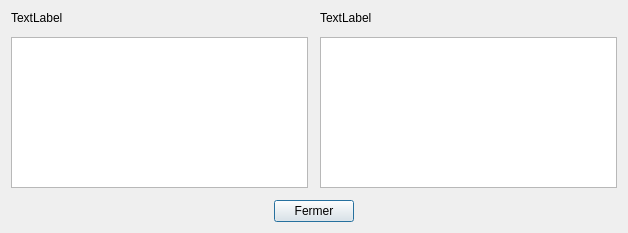
<?xml version="1.0" encoding="UTF-8"?>
<ui version="4.0">
 <class>MatchVolleyDialog</class>
 <widget class="QDialog" name="MatchVolleyDialog">
  <property name="geometry">
   <rect>
    <x>0</x>
    <y>0</y>
    <width>628</width>
    <height>233</height>
   </rect>
  </property>
  <property name="windowTitle">
   <string>Dialog</string>
  </property>
  <layout class="QVBoxLayout" name="verticalLayout">
   <property name="spacing">
    <number>12</number>
   </property>
   <item>
    <widget class="QWidget" name="widget_2" native="true">
     <layout class="QHBoxLayout" name="horizontalLayout_2">
      <property name="spacing">
       <number>12</number>
      </property>
      <property name="leftMargin">
       <number>0</number>
      </property>
      <property name="topMargin">
       <number>0</number>
      </property>
      <property name="rightMargin">
       <number>0</number>
      </property>
      <property name="bottomMargin">
       <number>0</number>
      </property>
      <item>
       <widget class="QWidget" name="widget_3" native="true">
        <layout class="QVBoxLayout" name="verticalLayout_2">
         <property name="spacing">
          <number>12</number>
         </property>
         <property name="leftMargin">
          <number>0</number>
         </property>
         <property name="topMargin">
          <number>0</number>
         </property>
         <property name="rightMargin">
          <number>0</number>
         </property>
         <property name="bottomMargin">
          <number>0</number>
         </property>
         <item>
          <widget class="QLabel" name="label0">
           <property name="text">
            <string>TextLabel</string>
           </property>
          </widget>
         </item>
         <item>
          <widget class="QTableView" name="tableView0"/>
         </item>
        </layout>
       </widget>
      </item>
      <item>
       <widget class="QWidget" name="widget_4" native="true">
        <layout class="QVBoxLayout" name="verticalLayout_3">
         <property name="spacing">
          <number>12</number>
         </property>
         <property name="leftMargin">
          <number>0</number>
         </property>
         <property name="topMargin">
          <number>0</number>
         </property>
         <property name="rightMargin">
          <number>0</number>
         </property>
         <property name="bottomMargin">
          <number>0</number>
         </property>
         <item>
          <widget class="QLabel" name="label1">
           <property name="text">
            <string>TextLabel</string>
           </property>
          </widget>
         </item>
         <item>
          <widget class="QTableView" name="tableView1"/>
         </item>
        </layout>
       </widget>
      </item>
     </layout>
    </widget>
   </item>
   <item>
    <widget class="QWidget" name="widget" native="true">
     <layout class="QHBoxLayout" name="horizontalLayout">
      <property name="spacing">
       <number>12</number>
      </property>
      <property name="leftMargin">
       <number>0</number>
      </property>
      <property name="topMargin">
       <number>0</number>
      </property>
      <property name="rightMargin">
       <number>0</number>
      </property>
      <property name="bottomMargin">
       <number>0</number>
      </property>
      <item>
       <spacer name="horizontalSpacer">
        <property name="orientation">
         <enum>Qt::Horizontal</enum>
        </property>
        <property name="sizeHint" stdset="0">
         <size>
          <width>40</width>
          <height>20</height>
         </size>
        </property>
       </spacer>
      </item>
      <item>
       <widget class="QPushButton" name="closeButton">
        <property name="text">
         <string>  Fermer  </string>
        </property>
       </widget>
      </item>
      <item>
       <spacer name="horizontalSpacer_2">
        <property name="orientation">
         <enum>Qt::Horizontal</enum>
        </property>
        <property name="sizeHint" stdset="0">
         <size>
          <width>40</width>
          <height>20</height>
         </size>
        </property>
       </spacer>
      </item>
     </layout>
    </widget>
   </item>
  </layout>
 </widget>
 <resources/>
 <connections>
  <connection>
   <sender>closeButton</sender>
   <signal>clicked()</signal>
   <receiver>MatchVolleyDialog</receiver>
   <slot>accept()</slot>
   <hints>
    <hint type="sourcelabel">
     <x>331</x>
     <y>205</y>
    </hint>
    <hint type="destinationlabel">
     <x>401</x>
     <y>231</y>
    </hint>
   </hints>
  </connection>
 </connections>
</ui>
